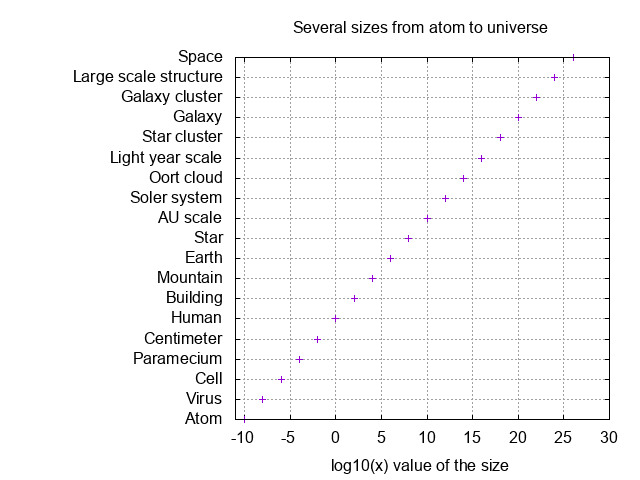

Write the gnuplot code that produced this figure.

set title "Several sizes from atom to universe"

set terminal png
set out "exercise01-01.png"

set grid xtics ytics

set xlabel "log10(x) value of the size"
set xrange [-11:30]
unset mxtics

plot 'exercise01-01.dat' using (log10($1)):0:yticlabels(2) title ""
